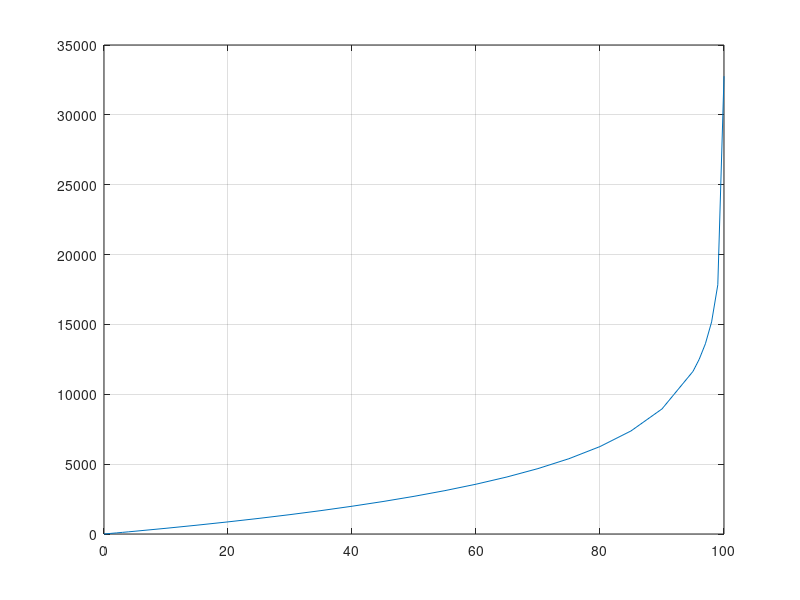
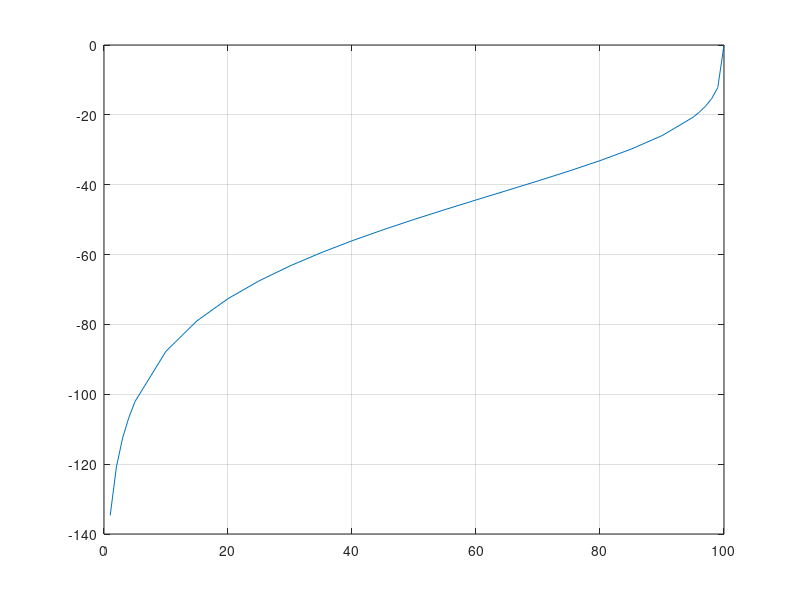

The MATLAB source for these figures, in order:
close all;
clear all;
clc;

format compact;
format long eng;

%% Min = 0x0000, Max = 0x7FFF, Res = 0x0001

x = [0:5 10:5:90 95:100];
y = [0 39 78 118 158 199 409 632 868 1119 1387 1675 1987 2325 2696 3106 3564 4083 4682 5391 6259 7377 8952 11640 12505 13617 15180 17836 32767];

figure; plot(x, y); grid on;
figure; plot(x, 20*log(y/(2^15-1))); grid on;
